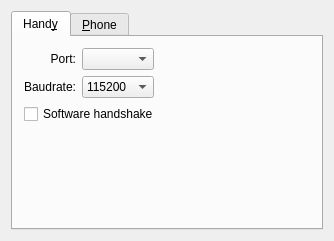
<?xml version="1.0" encoding="UTF-8"?>
<ui version="4.0">
 <class>SMSSetup</class>
 <widget class="QWidget" name="SMSSetup">
  <property name="geometry">
   <rect>
    <x>0</x>
    <y>0</y>
    <width>334</width>
    <height>241</height>
   </rect>
  </property>
  <property name="windowTitle">
   <string>SMSSetup</string>
  </property>
  <layout class="QVBoxLayout">
   <property name="spacing">
    <number>6</number>
   </property>
   <property name="margin">
    <number>11</number>
   </property>
   <item>
    <widget class="QTabWidget" name="tabSMS">
     <widget class="QWidget" name="tab">
      <attribute name="title">
       <string>Hand&amp;y</string>
      </attribute>
      <layout class="QGridLayout">
       <property name="margin">
        <number>11</number>
       </property>
       <property name="spacing">
        <number>6</number>
       </property>
       <item row="0" column="0">
        <widget class="QLabel" name="TextLabel1">
         <property name="text">
          <string>Port:</string>
         </property>
         <property name="alignment">
          <set>Qt::AlignRight|Qt::AlignTrailing|Qt::AlignVCenter</set>
         </property>
         <property name="wordWrap">
          <bool>false</bool>
         </property>
        </widget>
       </item>
       <item row="1" column="0">
        <widget class="QLabel" name="TextLabel2">
         <property name="text">
          <string>Baudrate:</string>
         </property>
         <property name="alignment">
          <set>Qt::AlignRight|Qt::AlignTrailing|Qt::AlignVCenter</set>
         </property>
         <property name="wordWrap">
          <bool>false</bool>
         </property>
        </widget>
       </item>
       <item row="0" column="1">
        <layout class="QHBoxLayout">
         <property name="spacing">
          <number>6</number>
         </property>
         <property name="margin">
          <number>0</number>
         </property>
         <item>
          <widget class="QComboBox" name="cmbPort"/>
         </item>
         <item>
          <spacer name="Spacer5">
           <property name="orientation">
            <enum>Qt::Horizontal</enum>
           </property>
           <property name="sizeType">
            <enum>QSizePolicy::Expanding</enum>
           </property>
           <property name="sizeHint" stdset="0">
            <size>
             <width>20</width>
             <height>20</height>
            </size>
           </property>
          </spacer>
         </item>
        </layout>
       </item>
       <item row="1" column="1">
        <layout class="QHBoxLayout">
         <property name="spacing">
          <number>6</number>
         </property>
         <property name="margin">
          <number>0</number>
         </property>
         <item>
          <widget class="QComboBox" name="cmbBaud">
           <item>
            <property name="text">
             <string>115200</string>
            </property>
           </item>
           <item>
            <property name="text">
             <string>38400</string>
            </property>
           </item>
           <item>
            <property name="text">
             <string>19200</string>
            </property>
           </item>
           <item>
            <property name="text">
             <string>9600</string>
            </property>
           </item>
           <item>
            <property name="text">
             <string>4800</string>
            </property>
           </item>
           <item>
            <property name="text">
             <string>2400</string>
            </property>
           </item>
           <item>
            <property name="text">
             <string>1200</string>
            </property>
           </item>
           <item>
            <property name="text">
             <string>600</string>
            </property>
           </item>
           <item>
            <property name="text">
             <string>300</string>
            </property>
           </item>
          </widget>
         </item>
         <item>
          <spacer name="Spacer6">
           <property name="orientation">
            <enum>Qt::Horizontal</enum>
           </property>
           <property name="sizeType">
            <enum>QSizePolicy::Expanding</enum>
           </property>
           <property name="sizeHint" stdset="0">
            <size>
             <width>20</width>
             <height>20</height>
            </size>
           </property>
          </spacer>
         </item>
        </layout>
       </item>
       <item row="4" column="0">
        <spacer name="Spacer7">
         <property name="orientation">
          <enum>Qt::Vertical</enum>
         </property>
         <property name="sizeType">
          <enum>QSizePolicy::Expanding</enum>
         </property>
         <property name="sizeHint" stdset="0">
          <size>
           <width>20</width>
           <height>20</height>
          </size>
         </property>
        </spacer>
       </item>
       <item row="3" column="0" colspan="2">
        <widget class="QCheckBox" name="chkXonXoff">
         <property name="text">
          <string>Software handshake</string>
         </property>
        </widget>
       </item>
      </layout>
     </widget>
     <widget class="QWidget" name="tabPhone">
      <attribute name="title">
       <string>&amp;Phone</string>
      </attribute>
      <layout class="QGridLayout">
       <property name="margin">
        <number>11</number>
       </property>
       <property name="spacing">
        <number>6</number>
       </property>
       <item row="0" column="0">
        <widget class="QLabel" name="TextLabel1_2">
         <property name="text">
          <string>Model:</string>
         </property>
         <property name="alignment">
          <set>Qt::AlignRight|Qt::AlignTrailing|Qt::AlignVCenter</set>
         </property>
         <property name="wordWrap">
          <bool>false</bool>
         </property>
        </widget>
       </item>
       <item row="0" column="1">
        <widget class="QLineEdit" name="edtModel"/>
       </item>
       <item row="6" column="0">
        <spacer name="Spacer5_2">
         <property name="orientation">
          <enum>Qt::Vertical</enum>
         </property>
         <property name="sizeType">
          <enum>QSizePolicy::Expanding</enum>
         </property>
         <property name="sizeHint" stdset="0">
          <size>
           <width>20</width>
           <height>20</height>
          </size>
         </property>
        </spacer>
       </item>
       <item row="5" column="0">
        <widget class="QLabel" name="TextLabel3_2">
         <property name="text">
          <string>Signal quality:</string>
         </property>
         <property name="alignment">
          <set>Qt::AlignRight|Qt::AlignTrailing|Qt::AlignVCenter</set>
         </property>
         <property name="wordWrap">
          <bool>false</bool>
         </property>
        </widget>
       </item>
       <item row="3" column="0">
        <widget class="QLabel" name="lblCharge">
         <property name="text">
          <string/>
         </property>
         <property name="alignment">
          <set>Qt::AlignRight|Qt::AlignTrailing|Qt::AlignVCenter</set>
         </property>
         <property name="wordWrap">
          <bool>false</bool>
         </property>
        </widget>
       </item>
       <item row="1" column="0">
        <widget class="QLabel" name="TextLabel4">
         <property name="text">
          <string>Operator:</string>
         </property>
         <property name="alignment">
          <set>Qt::AlignRight|Qt::AlignTrailing|Qt::AlignVCenter</set>
         </property>
         <property name="wordWrap">
          <bool>false</bool>
         </property>
        </widget>
       </item>
       <item row="1" column="1">
        <widget class="QLineEdit" name="edtOper"/>
       </item>
       <item row="3" column="1">
        <widget class="QProgressBar" name="barCharge">
         <property name="value">
          <number>0</number>
         </property>
         <property name="format">
          <string/>
         </property>
        </widget>
       </item>
       <item row="5" column="1">
        <widget class="QProgressBar" name="barQuality">
         <property name="value">
          <number>0</number>
         </property>
         <property name="format">
          <string/>
         </property>
        </widget>
       </item>
      </layout>
     </widget>
    </widget>
   </item>
  </layout>
 </widget>
 <resources/>
 <connections/>
</ui>
